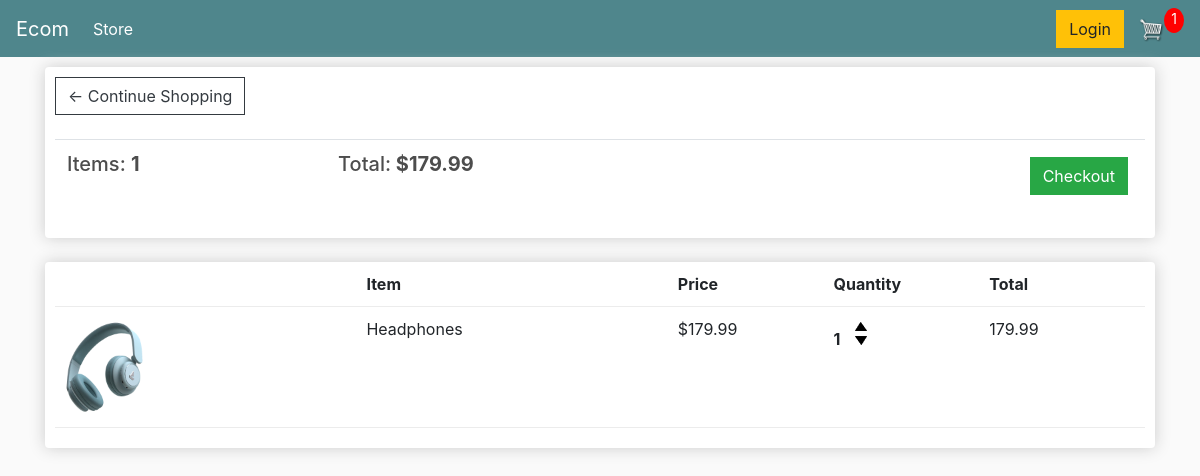
The app's page /cart/ (signed in), older data.
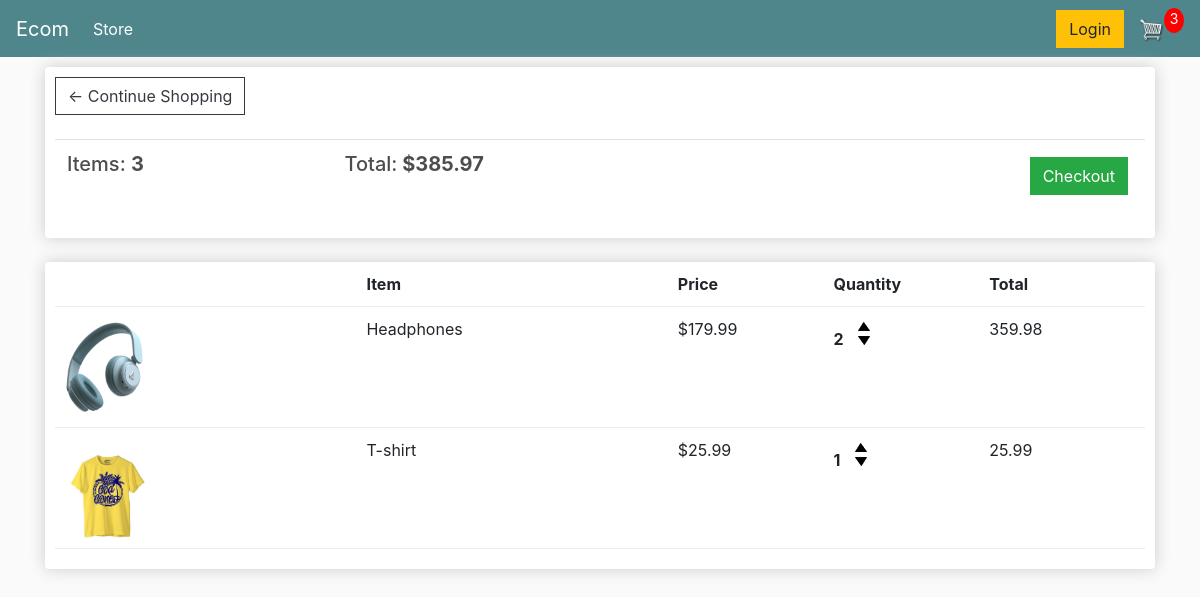
The same page, newer data.
### store/models.py (models this page shows, shortened)
class Order(models.Model):
    customer = models.ForeignKey(Customer, on_delete=models.SET_NULL, blank=True, null=True)
    date_ordered = models.DateTimeField(auto_now_add=True)
    complete = models.BooleanField(default=False, null=True, blank=False)
    transaction_id = models.CharField(max_length=200, null=True)
    @property
    def get_cart_total(self):
        orderitems = self.orderitem_set.all()
        total = sum([item.get_total for item in orderitems])
        return total
    @property
    def get_cart_items(self):
        orderitems = self.orderitem_set.all()
        total = sum([item.quantity for item in orderitems])
        return total

class OrderItem(models.Model):
    product = models.ForeignKey(Product, on_delete=models.SET_NULL, blank=True, null=True)
    order = models.ForeignKey(Order, on_delete=models.SET_NULL, blank=True, null=True)
    quantity = models.IntegerField(default=0, null=True, blank=True)
    date_added = models.DateTimeField(auto_now_add=True)
    @property
    def get_total(self):
        total = self.product.price*self.quantity
        return total

class Product(models.Model):
    name = models.CharField(max_length=200, null=True)
    price = models.FloatField()
    digital = models.BooleanField(default = False, null=True, blank=False)
    image = models.ImageField(null=True, blank=True)
    @property
    def imageURL(self):
        try:
            url = self.image.url
        except:
            url=''
        return url

### store/views.py (the view)
# urls.py: path('cart/', views.cart, name="cart"),
def cart(request):
     if request.user.is_authenticated:
          customer = request.user.customer
          order, created = Order.objects.get_or_create(customer = customer, complete = False)
          items = order.orderitem_set.all()
     else:
          items=[]
          order = {'get_cart_total':0, 'get_cart_items':0, 'shipping': False}
     context = {'items' : items, 'order':order}
     return render(request, 'store/cart.html', context)

### store/templates/store/cart.html
{% extends 'store/main.html' %}
{% load static %}
{% block content %}
    <div class="row">
        <div class="col-lg-12">
            <div class="box-element">
                <a  class="btn btn-outline-dark" href="{% url 'store' %}">&#x2190; Continue Shopping</a>
	        <br>
            <br>
            <table class="table">
                <tr>
                    <th><h5>Items: <strong>{{order.get_cart_items}}</strong></h5></th>
                    <th><h5>Total:<strong> ${{order.get_cart_total}}</strong></h5></th>
                    <th>
                        <a  style="float:right; margin:5px;" class="btn btn-success" href="{% url 'checkout' %}">Checkout</a>
                    </th>
                </tr>
            </table>
            </div>
            <br>
            <div class="box-element">
                <div class="cart-row">
                    <div style="flex:2"></div>
                    <div style="flex:2"><strong>Item</strong></div>
                    <div style="flex:1"><strong>Price</strong></div>
                    <div style="flex:1"><strong>Quantity</strong></div>
                    <div style="flex:1"><strong>Total</strong></div>
                </div>
                {% for item in items %}
                <div class="cart-row">
                    <div style="flex:2"><img class="row-image" src="{{item.product.imageURL}}"></div>
                    <div style="flex:2">{{item.product.name}}</div>
                    <div style="flex:1">${{item.product.price|floatformat:2}}</div>
                    <div style="flex:1">
                        <p class="quantity">{{item.quantity}}</p>
                        <div class="quantity">
                            <img data-product="{{item.product.id}}" data-action="add" class="chg-quantity update-cart" src="{% static  'images/arrow-up.png' %}">
                            <img data-product="{{item.product.id}}" data-action="remove" class="chg-quantity update-cart" src="{% static  'images/arrow-down.png' %}">
                        </div>
                    </div>
                    <div style="flex:1">{{item.get_total}}</div>
                </div>
                {%endfor%}
            </div>
        </div>
    </div>
{% endblock content %}

### store/templates/store/main.html (shortened to what this page needs)
<!DOCTYPE html>
{%load static%}
<html>
<head>
    <link rel="stylesheet" href="https://stackpath.bootstrapcdn.com/bootstrap/4.4.1/css/bootstrap.min.css">
	<link rel="stylesheet" type="text/css" href="{% static 'css/main.css' %}">
</head>
<body>
    <nav class="navbar navbar-expand-lg navbar-dark bg-dark">
  <a class="navbar-brand" href="{% url 'store' %}">Ecom</a>
  <div class="collapse navbar-collapse" id="navbarSupportedContent">
    <ul class="navbar-nav mr-auto">
      <li class="nav-item active">
        <a class="nav-link" href="{% url 'store' %}">Store <span class="sr-only">(current)</span></a>
      </li>
    </ul>
    <div class="form-inline my-2 my-lg-0">
     	<a href="#"class="btn btn-warning">Login</a>
     	<a href="{% url 'cart' %}">
    		<img  id="cart-icon" src="{% static 'images/cart.png' %}">
    	</a>
    	<p id="cart-total">{{order.get_cart_items}}</p>
    </div>
  </div>
</nav>
    <div class="container">
        {% block content %}
        {% endblock content %}
    </div>
</body>
</html></html>

Row changes from the older to the newer data that the page shows:
changed through a linked row, Order: get_cart_items "1" → "3"; get_cart_total "179.99" → "385.97"
changed OrderItem "Headphones": quantity "1" → "2"; get_total "179.99" → "359.98"
added OrderItem: product.imageURL (picture), product.name "T-shirt", product.price "25.99", quantity "1", get_total "25.99"
